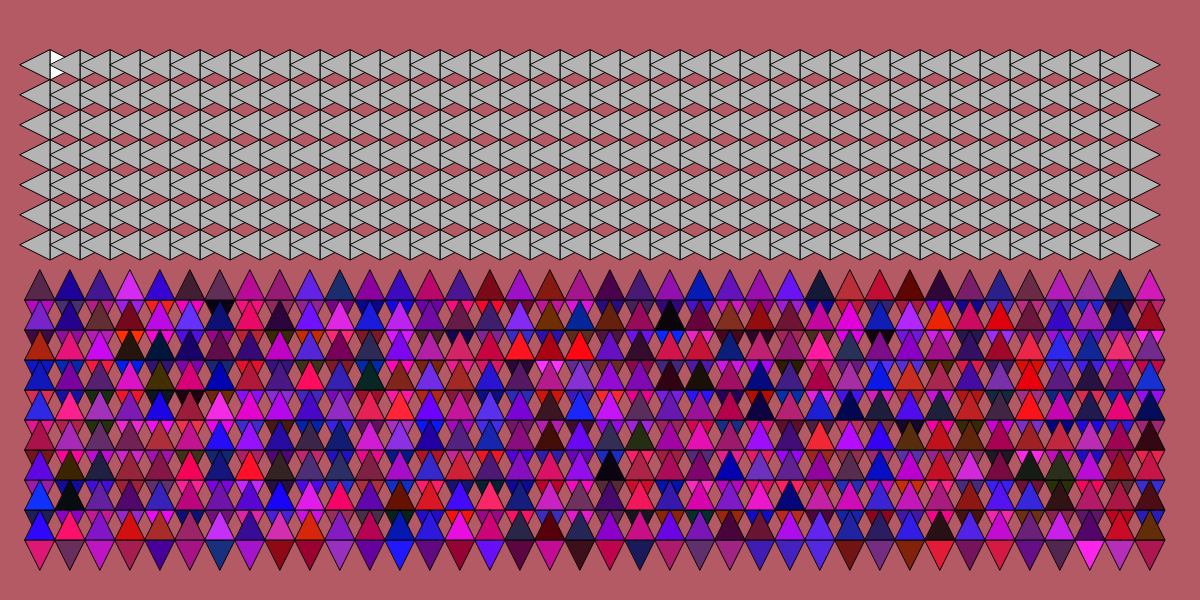
Frame 1 (no input)
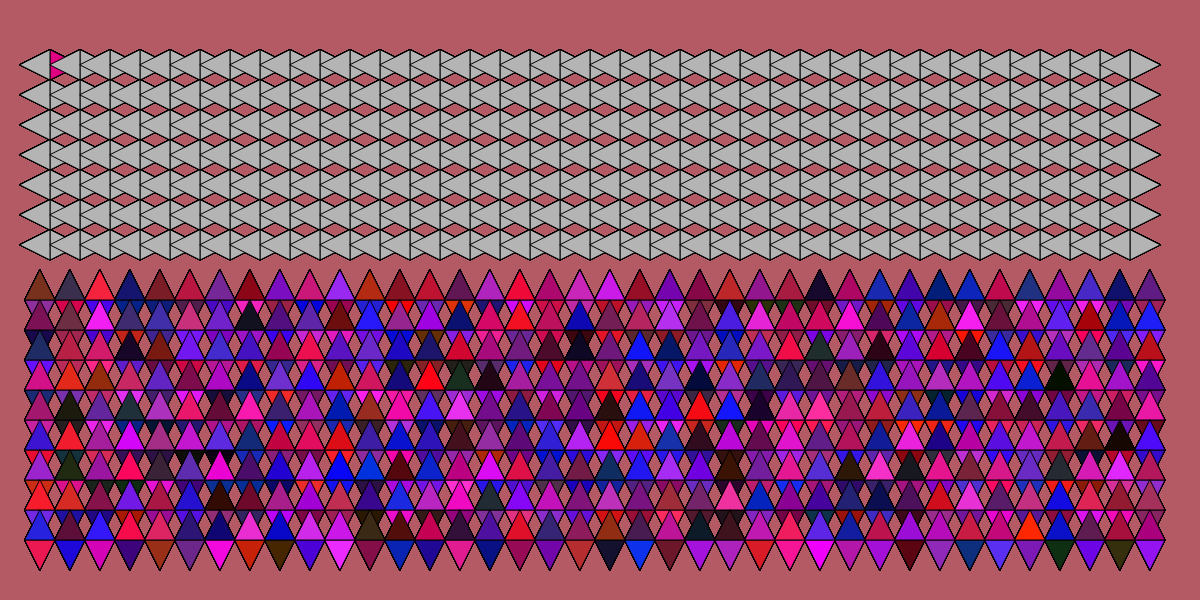
Frame 60 (no input)
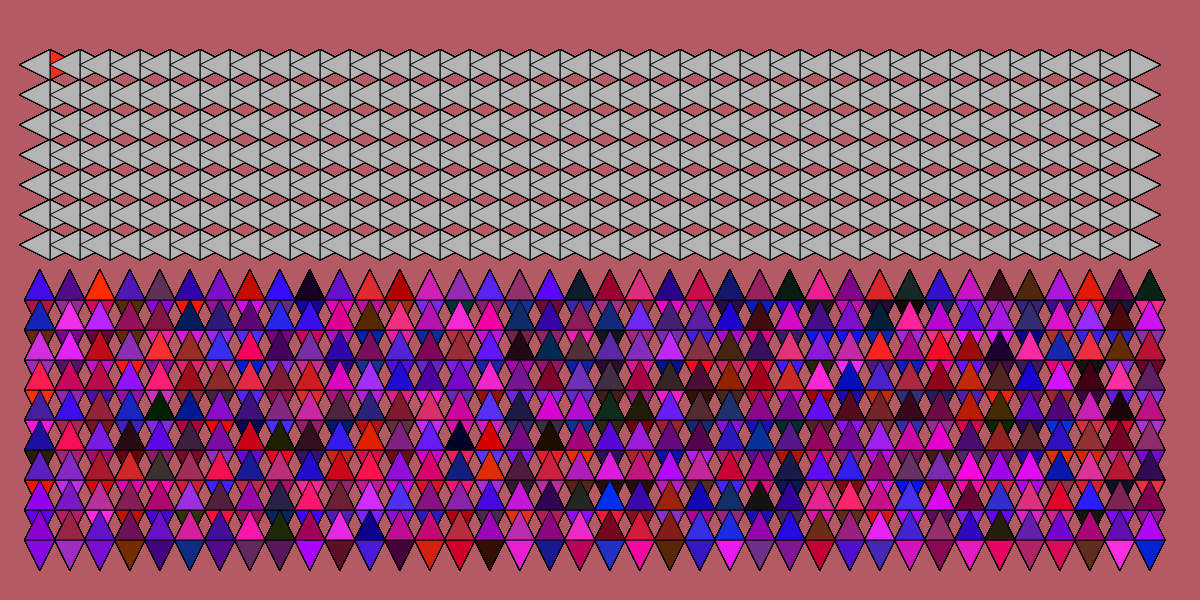
Frame 120 (the mouse pressed at the canvas centre since frame 60)

The p5.js sketch that drew these frames (run headless with seeded random() and noise() and a simulated clock; from frame 60 on, the mouse is pressed at the canvas centre):

// p5.js sketch
// ── sketch.js
let c;
let d;

function setup(){
  createCanvas(1200,600);
  background(180,90,100);
 
}

function draw(){
  
  
  
  for(let i = 50; i< width - 50; i+=30){
    for(let j = 50; j <height/2 - 50; j+=30){
      // fill (c);
      triangle(i,j,i,j+30,i+30,j+15);
      fill (180);
     triangle(i,j,i,j+30,i-30,j+15);
    }
}
for(let i = 25; i< width - 50; i+=30){
  for(let j = height/2; j <height - 50; j+=30){
    c = color(random(255),random(50),random(255));
    fill (c);
    triangle(i,j,i+30,j,i+15,j+30);
    d = color(random(255),random(50),random(255));
    fill (d);
   triangle(i,j,i+30,j,i+15,j-30);
  }
}

}

  
